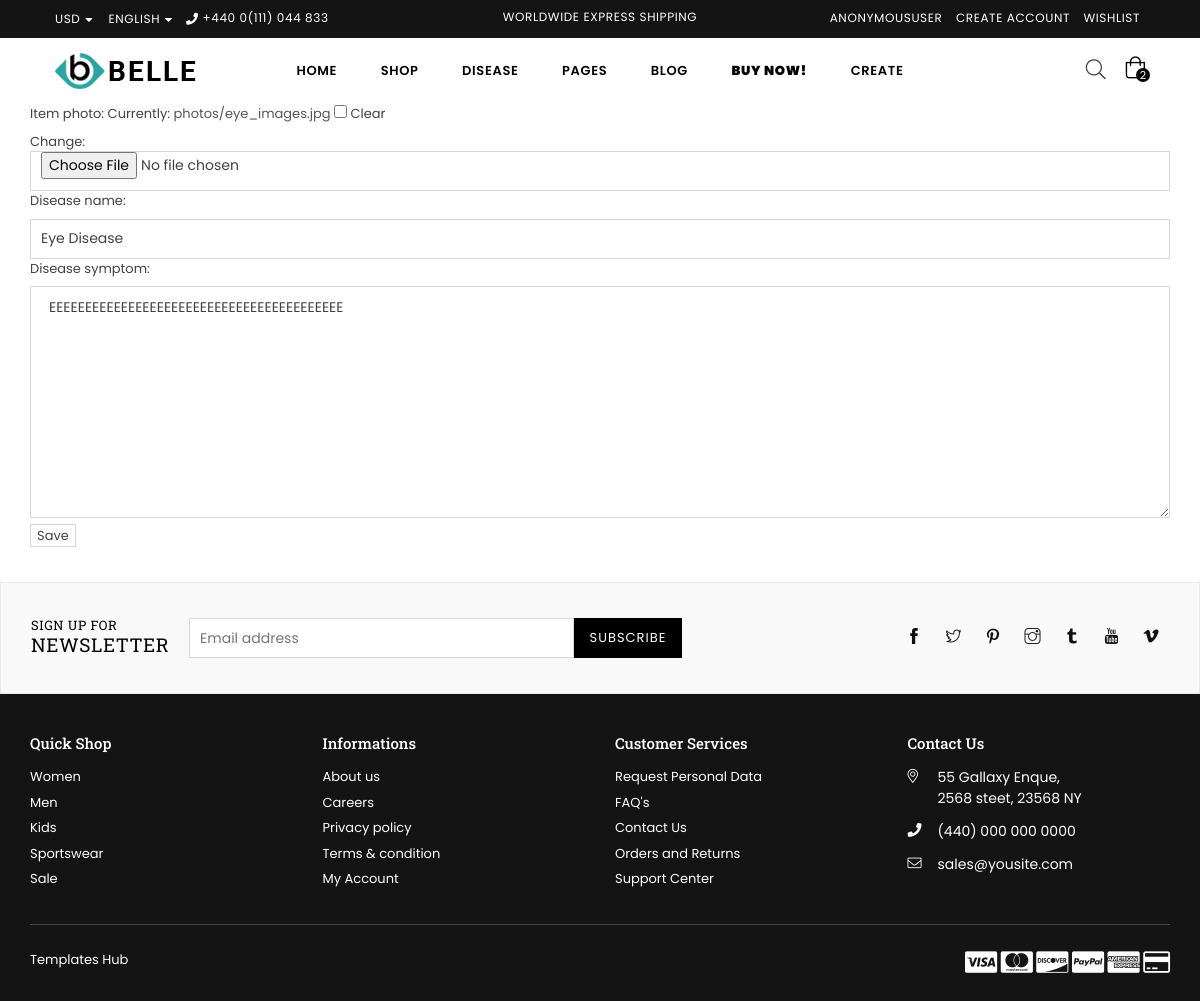
Screenshot of /diseaseupdateview/2/ with the database file from the repository.
### ourapp/models.py (models this page shows, shortened)
class Disease(models.Model):
    item_photo = models.ImageField(upload_to='photos',blank=True, null=True)
    disease_name = models.CharField(max_length=255)
    disease_symptom = models.TextField()

### ourapp/views.py (the view)
# urls.py: path('diseaseupdateview/<int:id>/', dis_updateview, name= 'dis_updateview'),
def dis_updateview(request,id):
    edit_data = Disease.objects.get(id=id)
    form1 = DiseaseModelForm(instance=edit_data)
    if request.method == 'POST':
        form1 = DiseaseModelForm(request.POST, instance=edit_data)
        if form1.is_valid():
            form1.save()
        return redirect('/diseaseview/')
    context = {'form1': form1}
    return render  (request,'adddisease.html',context)

### ourapp/form.py
class DiseaseModelForm(forms.ModelForm):
    class Meta:
        model = Disease
        fields = ['item_photo', 'disease_name', 'disease_symptom']

### templates/adddisease.html (shortened to what this page needs)
{% extends 'base.html' %}
{% load static %}
{% block content %}
<div class="container">
    <form action="" method="post" enctype="multipart/form-data">
        {{form1}}
        <button type="submit">Save</button>
    </form>
</div>
{% endblock content %}

### rows the page displays
Disease: disease_name "Eye Disease", disease_symptom "EEEEEEEEEEEEEEEEEEEEEEEEEEEEEEEEEEEEEEEEE"

### other values shown
{{ request.user }} "ANONYMOUSUSER"
